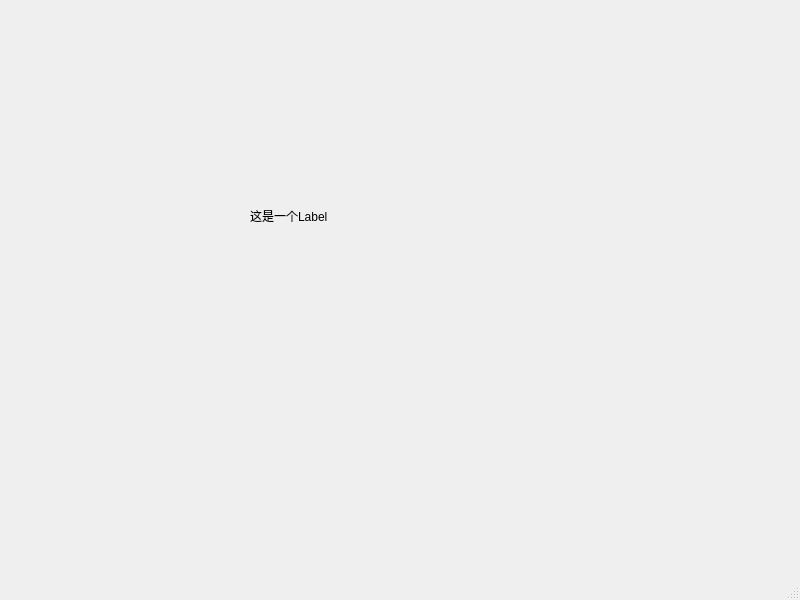
<?xml version="1.0" encoding="UTF-8"?>
<ui version="4.0">
 <class>MainWindow</class>
 <widget class="QMainWindow" name="MainWindow">
  <property name="geometry">
   <rect>
    <x>0</x>
    <y>0</y>
    <width>800</width>
    <height>600</height>
   </rect>
  </property>
  <property name="windowTitle">
   <string>MainWindow</string>
  </property>
  <widget class="QWidget" name="centralwidget">
   <widget class="Label" name="label">
    <property name="geometry">
     <rect>
      <x>250</x>
      <y>160</y>
      <width>231</width>
      <height>111</height>
     </rect>
    </property>
    <property name="text">
     <string>这是一个Label</string>
    </property>
   </widget>
  </widget>
  <widget class="QMenuBar" name="menubar">
   <property name="geometry">
    <rect>
     <x>0</x>
     <y>0</y>
     <width>800</width>
     <height>30</height>
    </rect>
   </property>
  </widget>
  <widget class="QStatusBar" name="statusbar"/>
 </widget>
 <customwidgets>
  <customwidget>
   <class>Label</class>
   <extends>QLabel</extends>
   <header location="global">label.h</header>
  </customwidget>
 </customwidgets>
 <resources/>
 <connections/>
</ui>
